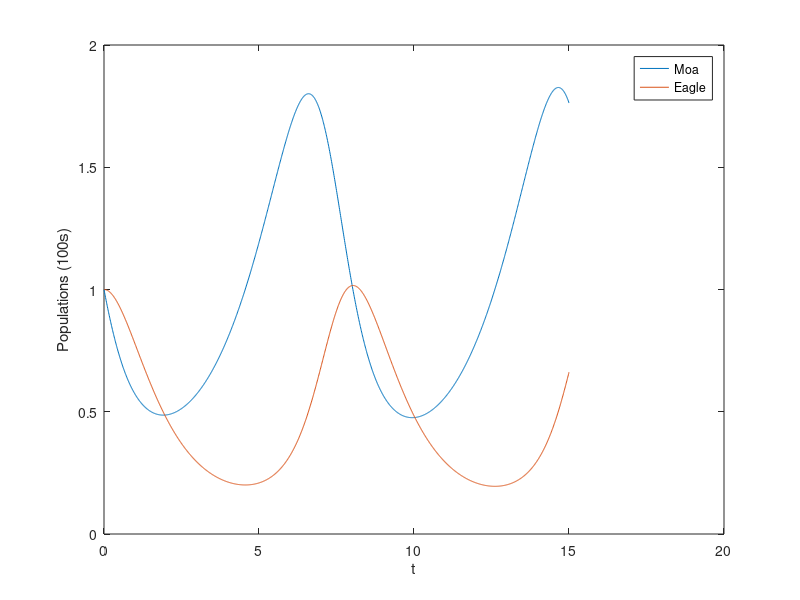

The MATLAB script that drew this image:
% EMTH 171, Lab 7 
% Question 21
% Logan Lee

clear
clc
close all

m = @(t, m, e) 2/3 * m - 4/3*m*e;
e = @(t, m, e) -e + m*e;

t0 = 0;
m0 = 1;
e0 = 1;
tf = 15; % final t value
n = 1500; % number of steps
mArray = m0;
eArray = e0;
tArray = linspace(t0, tf, n+1);
h = (tf - t0)/n;

for ii = 1 : n
    mArray(ii +1) = (mArray(ii) + h*m(tArray(ii), mArray(ii), eArray(ii)));
    eArray(ii +1) = (eArray(ii) + h*e(tArray(ii),mArray(ii), eArray(ii)));
end

plot(tArray, mArray, tArray, eArray);
legend("Moa", "Eagle");
ylabel("Populations (100s)");
xlabel("t");
